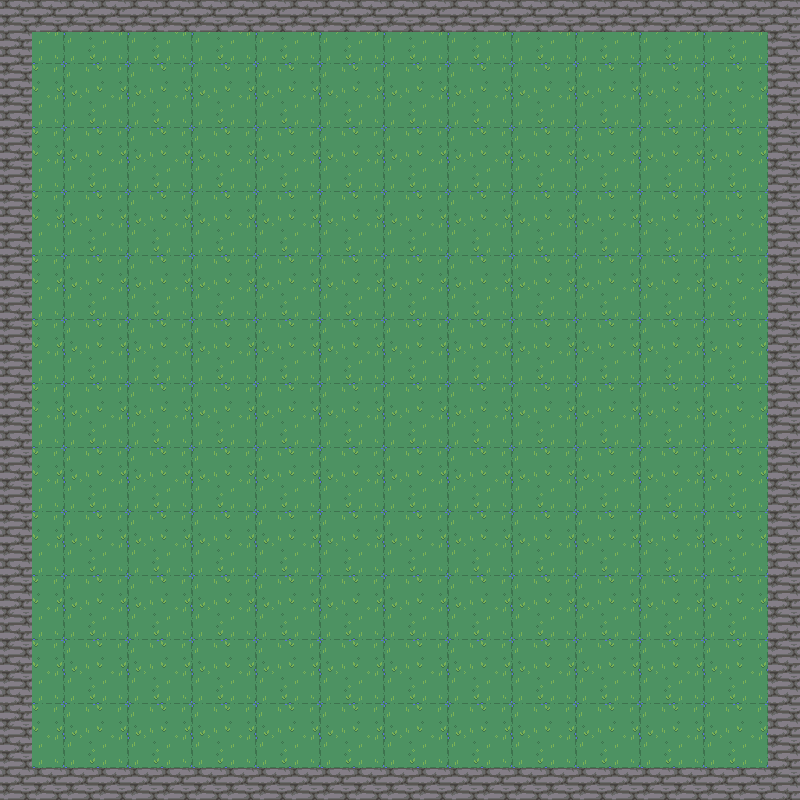

A 2D game scene composited from a Tiled map and its tileset images. What follows is a short description and the map's XML, with each tile layer's data collapsed to a summary:
An orthogonal 50x50 tile map with 16x16 px tiles, 2 tile layers (background, walls).

<map version="1.10" tiledversion="1.10.1" orientation="orthogonal" renderorder="right-down" width="50" height="50" tilewidth="16" tileheight="16" infinite="0" nextlayerid="3" nextobjectid="1">
 <tileset firstgid="1" source="natureset.tsx" />
 <layer id="1" name="background" width="50" height="50">
  <data>[2500 cells, 2500 non-empty, 20 distinct tile ids]</data>
 </layer>
 <layer id="2" name="walls" width="50" height="50">
  <data>[2500 cells, 384 non-empty, 4 distinct tile ids]</data>
 </layer>
</map>
